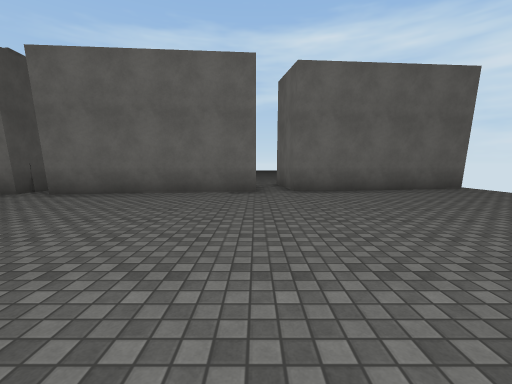
view 1 (above)

12 first-person views from a walk through a scene from a Unity 3-D project. The camera is 1.4 m above the floor, tilts 6° down and sees 90° across. The floor is counted in squares, 2 m on a side. Each view is taken from the middle of a square. On the plan, view 1 faces up. The plan holds only what a view shows up to about 9 squares ahead; the rest is blank. The place goes on beyond the plan. The player is left out. Surface patterns are stand-ins for the level's own textures.

view 2
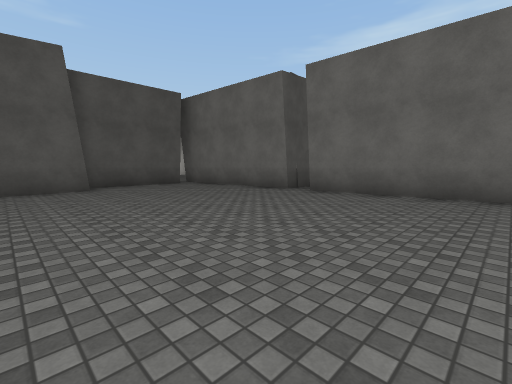

view 3
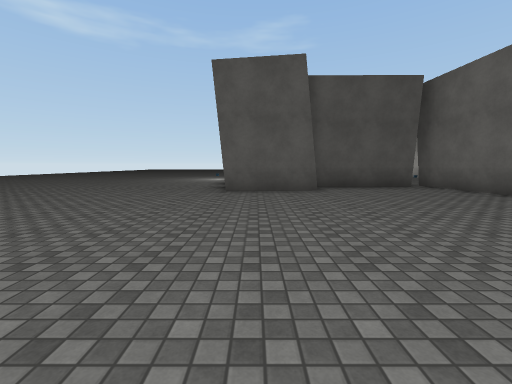

view 4
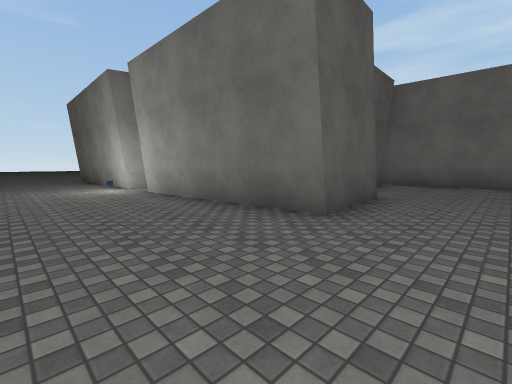

view 5
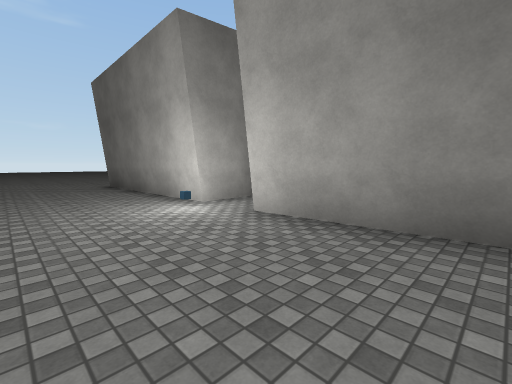

view 6
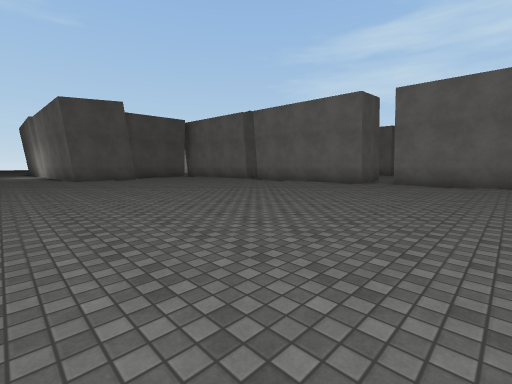

view 7
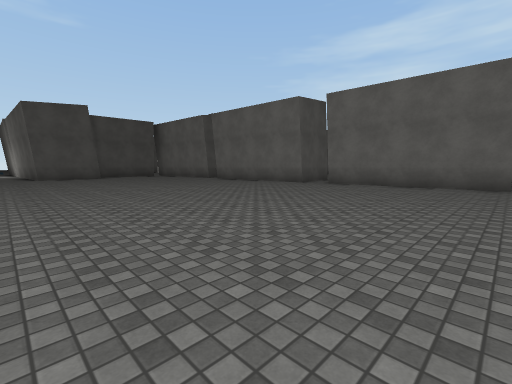

view 8
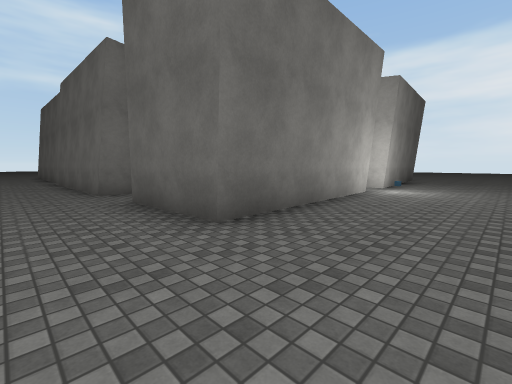

view 9
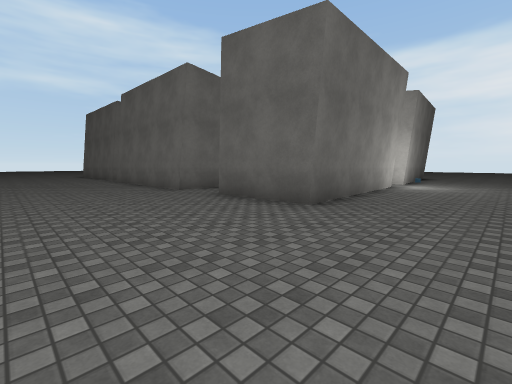

view 10
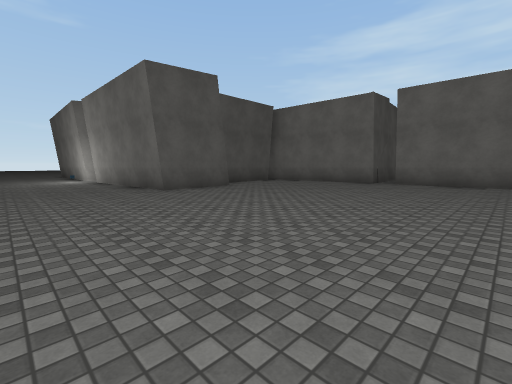

view 11
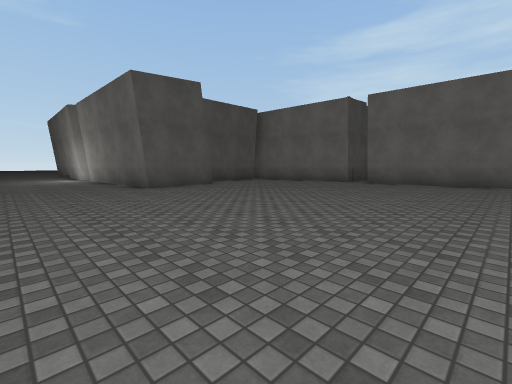

view 12
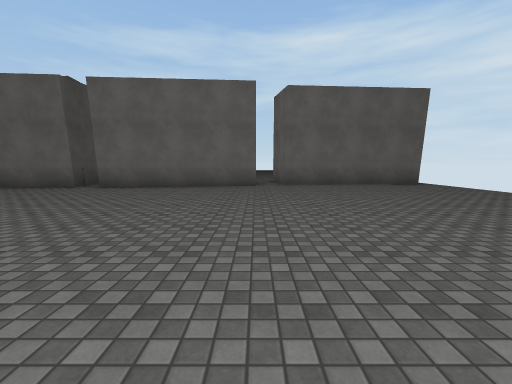

### Floor plan
Points are (right, up) in squares from view 1. A wall is a line through its corners. A room is listed if a view was taken in it or the views show most of it. See-through windows are left out.
Room 1 (views 1, 2, 3, 4, 5, 6, 7, 10, 11, 12)
walls: (-9, 1.7) (-8.8, -0.9) (-13.8, -1.3); (-5.7, 6) (-10.8, 5.4); (0.1, 6.6) (-5, 6.1); (-10.1, 5) (-10, 1.7); (-15.2, -1.3) (-20.2, -1.5); (6.1, 7.3) (1.1, 6.7)
ways out: opening at (-20.7, -3) to room 2
objects: other object (-15, -2)
Room 2 (views 8, 9)
walls: (-20.3, 2.6) (-20.5, 7.3); (-20.2, -1.5) (-20.3, 1.1)
ways out: opening at (-20.7, -3) to room 1; opening at (-20, 2)

Where each view was taken, in squares from view 1:
view 1: 0 up, 0 right, facing up
view 2: 0 up, 1 left, facing up-left
view 3: 0 up, 2 left, facing left
view 4: 4 down, 7 left, facing up-left
view 5: 4 down, 11 left, facing up-left
view 6: 3 down, 4 right, facing up-left
view 7: 2 down, 6 right, facing up-left
view 8: 4 down, 22 left, facing up-right
view 9: 4 down, 24 left, facing up-right
view 10: 4 down, 2 left, facing up-left
view 11: 4 down, 1 left, facing up-left
view 12: 2 down, 0 right, facing up
